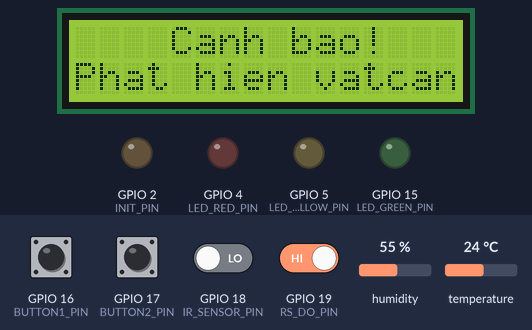
The sketch below on a simulated ESP32. Parts: 16×2 character LCD, output pins drawn as LEDs (lit = HIGH). Dashed ring = blinking. Inputs (shaded band) come from the test bench; at power-on: GPIO 16 (BUTTON1_PIN), GPIO 17 (BUTTON2_PIN), GPIO 19 (RS_DO_PIN) HIGH, GPIO 18 (IR_SENSOR_PIN) LOW, temperature 24 °C, humidity 55 %. A WiFi scan finds three made-up networks; what the sketch prints to the serial monitor is not drawn.

Above: at 3.4 s.
3.5 s: GPIO 18 (IR_SENSOR_PIN) driven HIGH
At 5.4 s:
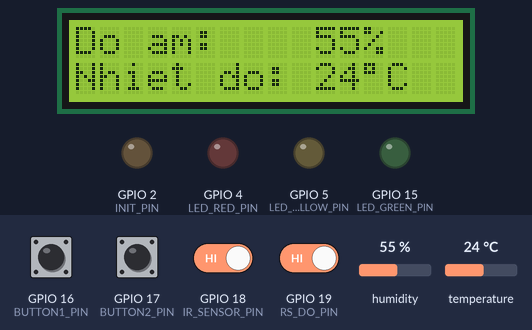
5.9 s: GPIO 19 (RS_DO_PIN) driven LOW
At 6.7 s:
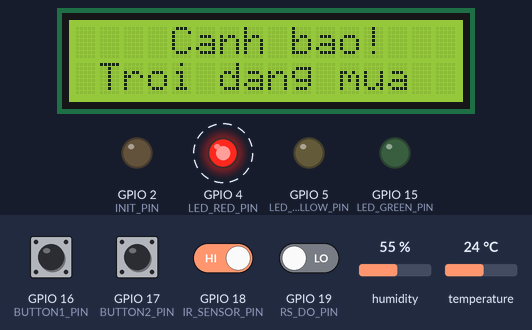
8.9 s: temperature set to 33 °C
14.1 s: temperature set to 36 °C
At 15.3 s:
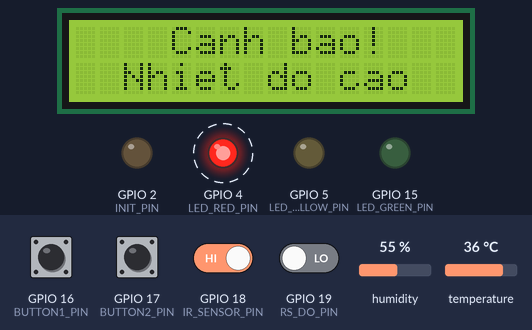
17.5 s: GPIO 16 (BUTTON1_PIN) pulled LOW for 0.15 s
At 18.6 s:
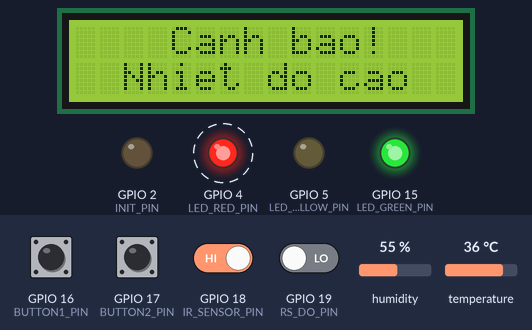
20.2 s: GPIO 17 (BUTTON2_PIN) pulled LOW for 0.15 s
At 20.7 s:
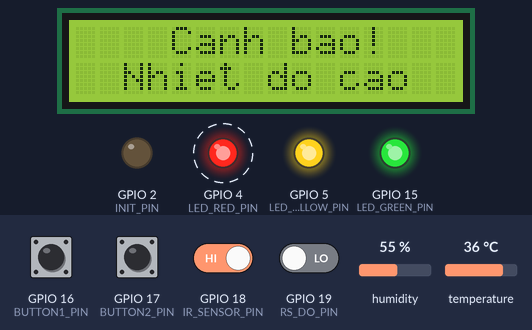
Timing chart, 0 to 23.9 s (numbered marks = the images above; inputs shaded):
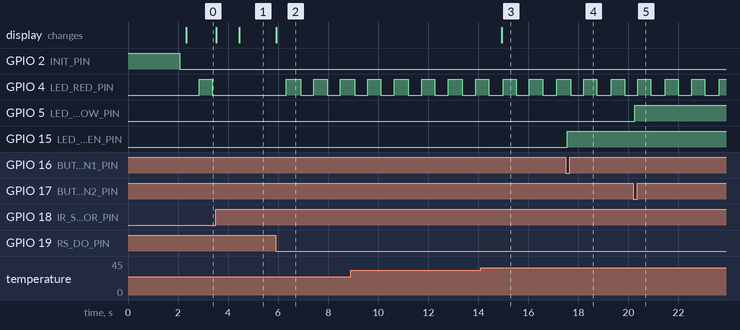

Measured:
- the behaviour switches between 34 and 35 °C on temperature (found by bisection; images 2 and 3)
- after the input at 3.5 s, GPIO 4 (LED_RED_PIN): stops changing and stays LOW; the display: first changes at once (image 1 shows a later state)
- after the input at 5.9 s, GPIO 4 (LED_RED_PIN): alternates HIGH for 0.55 s and LOW for 0.53 s, starting after 0.43 s; the display: changes at once (image 2)
- after the input at 14.1 s, the display: changes after 0.83 s (image 3)
- after the input at 17.5 s, GPIO 15 (LED_GREEN_PIN): LOW → HIGH after 0.06 s
- after the input at 20.2 s, GPIO 5 (LED_YELLOW_PIN): LOW → HIGH after 0.06 s

The sketch:

node_controller.ino
```cpp
/*   Node Controller
*
*/

#include <ezButton.h>
#include <DHT.h>
#include <LiquidCrystal_I2C.h>
#include <esp_now.h>
#include <WiFi.h>
#include <string.h>
#include <esp_wifi.h>

#define INIT_PIN 2  // Button Pin 1, control LED

#define BUTTON1_PIN 16  // Button Pin 1, control LED
#define BUTTON2_PIN 17  // Button Pin 2, control door's motor

#define LED_RED_PIN 4     // Warning LED Pin
#define LED_YELLOW_PIN 5  // Door's Motor Pin
#define LED_GREEN_PIN 15  // LED Pin

#define DHTPIN 13      // DHT sensor Pin
#define DHTTYPE DHT11  // DHT 11 Type

#define IR_SENSOR_PIN 18  // IR obstacle avoidance sensor Pin

#define RS_DO_PIN 19  // Rain sensor DO Pin

ezButton button1(BUTTON1_PIN);  // create ezButton object
ezButton button2(BUTTON2_PIN);  // create ezButton object

DHT dht(DHTPIN, DHTTYPE);

// set the LCD number of columns and rows
int lcdColumns = 16;
int lcdRows = 2;

// set LCD address, number of columns and rows
LiquidCrystal_I2C lcd(0x3F, lcdColumns, lcdRows);


int led_red_state = LOW;     // the current state of Warning LED
int led_yellow_state = LOW;  // the current state of Door's Motor LED
int led_green_state = LOW;   // the current state of LED

int led_red_counter = 0;
int led_yellow_counter = 0;

int door_status = LOW;  // the current state of Door

int dht_counter = 0;
int dht_humi = 0;
int dht_temp = 0;

int send_dht_data_counter = 0;
int temp_warning = 0;

int IR_lastState = HIGH;  // the previous state from the IR input pin
int IR_currentState;      // the current reading from the IR input pin
int IR_warning = 0;

int RS_lastState = HIGH;  // the previous state from the RS input pin
int RS_currentState;      // the current reading from the RS input pin
int RS_warning = 0;

uint8_t gatewayAddress[] = { 0x24, 0xDC, 0xC3, 0xA7, 0x4B, 0xE4 };  // Gateway MAC Address

esp_now_peer_info_t peerInfo;

void OnDataSent(const uint8_t *mac_addr, esp_now_send_status_t status) {
  Serial.println(status == ESP_NOW_SEND_SUCCESS ? " -> Success" : " -> Fail");
  if (status != ESP_NOW_SEND_SUCCESS) {
    digitalWrite(INIT_PIN, HIGH);
  }
  else digitalWrite(INIT_PIN, LOW);
}

void OnDataRecv(const uint8_t *mac, const uint8_t *incomingData, int len) {
  String data;
  memcpy(&data, incomingData, sizeof(data));
  Serial.print("Data received: ");
  Serial.println(data);
  // Turn off led
  if (data == "!1:LED:0#") {
    if (led_green_state == HIGH)
      toggle_led_green();
    else send_now_data("RES", 10);
  // Turn on led
  } else if (data == "!1:LED:1#") {
    if (led_green_state == LOW)
      toggle_led_green();
    else send_now_data("RES", 11);
  // Open door
  } else if (data == "!1:DOOR:1#") {
    if (door_status == 0) {
      toggle_door();
    } else send_now_data("RES", 21);
  // Close door
  } else if (data == "!1:DOOR:0#") {
    if (door_status == 1) {
      toggle_door();
    } else send_now_data("RES", 20);
  }
}
//----------------------- Init func --------------------------//

void button_led_init() {
  pinMode(LED_RED_PIN, OUTPUT);     // set ESP32 pin to output mode
  pinMode(LED_YELLOW_PIN, OUTPUT);  // set ESP32 pin to output mode
  pinMode(LED_GREEN_PIN, OUTPUT);   // set ESP32 pin to output mode
  button1.setDebounceTime(50);      // set debounce time to 50 milliseconds
  button2.setDebounceTime(50);      // set debounce time to 50 milliseconds
}

void lcd_init() {
  lcd.init();  // initialize LCD
  lcd.backlight();  // turn on LCD backlight
}

void esp_now_init_func() {
  // Init ESP-NOW
  if (esp_now_init() != ESP_OK) {
    Serial.println("Error initializing ESP-NOW");
    return;
  }
  // Register for Send CallBack
  esp_now_register_send_cb(OnDataSent);

  // Register peer
  memcpy(peerInfo.peer_addr, gatewayAddress, 6);
  peerInfo.channel = 0;
  peerInfo.encrypt = false;

  // Add peer
  if (esp_now_add_peer(&peerInfo) != ESP_OK) {
    Serial.println("Failed to add peer");
    return;
  }
  // Register for Recv CallBack
  esp_now_register_recv_cb(OnDataRecv);
}

//----------------------- Other func --------------------------//

void send_now_data(String type, int data) {
  String ingoing_data = "!1:" + type + ":" + String(data) + "#";
  // Send message via ESP-NOW
  esp_err_t result = esp_now_send(gatewayAddress, (uint8_t *)&ingoing_data, sizeof(ingoing_data));

  if (result == ESP_OK) {
    Serial.print("Data send: ");
    Serial.print(ingoing_data);
  } else {
    Serial.println("Error sending the data");
  }
}

// Turn on led yellow 5s when button 2 is pressed
void on_led_yellow_5s() {
  if (led_yellow_counter < 500 && led_yellow_state == HIGH) {
    led_yellow_counter += 1;
  } else if (led_yellow_counter == 500) {
    led_yellow_counter = 0;
    led_yellow_state = LOW;
    door_status = !door_status;
    digitalWrite(LED_YELLOW_PIN, led_yellow_state);
    send_now_data("RES", 20 + door_status);
  }
}

void toggle_door() {
  led_yellow_state = HIGH;
  digitalWrite(LED_YELLOW_PIN, led_yellow_state);
}

void toggle_led_green() {
  led_green_state = !led_green_state;
  digitalWrite(LED_GREEN_PIN, led_green_state);
  send_now_data("RES", 10 + led_green_state);
}

void toggle_led_red() {
  led_red_state = !led_red_state;
  digitalWrite(LED_RED_PIN, led_red_state);
}

void toggle_led_red_500ms() {
  if (temp_warning || IR_warning || RS_warning) {
    if (led_red_counter <= 50) {
      led_red_counter += 1;
    } else {
      led_red_counter = 0;
      toggle_led_red();
    }
  } else if ((!temp_warning || !IR_warning || !RS_warning) && led_red_state == HIGH) {
    toggle_led_red();
  }
}

void lcd_print() {
  lcd.clear();
  if (temp_warning) {  // Print Temp warning message
    lcd.setCursor(4, 0);
    lcd.print("Canh bao!");
    lcd.setCursor(2, 1);
    lcd.print("Nhiet do cao");
  } else if (IR_warning) {  // Print IR warning message
    lcd.setCursor(4, 0);
    lcd.print("Canh bao!");
    lcd.setCursor(0, 1);
    lcd.print("Phat hien vatcan");
  } else if (RS_warning) {  // Print RS warning message
    lcd.setCursor(4, 0);
    lcd.print("Canh bao!");
    lcd.setCursor(1, 1);
    lcd.print("Troi dang mua");
  } else {  // Print DHT Temperature & Humidity
    lcd.setCursor(0, 0);
    String do_am = "Do am:    " + String(dht_humi) + "%";
    String nhiet_do = "Nhiet do: " + String(dht_temp);
    lcd.print(do_am);
    lcd.setCursor(0, 1);
    lcd.print(nhiet_do);
    lcd.setCursor(12, 1);
    lcd.print((char)223);
    lcd.setCursor(13, 1);
    lcd.print("C");
  }
}


void dht_process() {
  if (dht_counter <= 200) {
    dht_counter += 1;
  } else {
    dht_counter = 0;
    // Read humidity
    dht_humi = dht.readHumidity();
    // Read temperature as Celsius
    dht_temp = dht.readTemperature();

    // Check if any reads failed
    if (isnan(dht_humi) || isnan(dht_temp)) {
      Serial.println(F("Failed to read from DHT sensor!"));
    }

    // Send warning message
    if (dht_temp >= 35 || dht_temp <= 0) {
      if (!temp_warning) send_now_data("WARN", 5); // Send warning message
      temp_warning = 1;
      lcd_print();
    } else {
      temp_warning = 0;
      lcd_print();
    }
  }
}

void send_dht_data() {
  if (send_dht_data_counter < 1000) {
    send_dht_data_counter += 1;
    if (send_dht_data_counter == 500) {
      send_now_data("HUMI", dht_humi);
    }
  } else {
    send_dht_data_counter = 0;
    send_now_data("TEMP", dht_temp);
  }
}

void button_led_process() {
  button1.loop();
  button2.loop();
  if (button1.isPressed()) {
    Serial.println("The button 1 is pressed");
    toggle_led_green();
    send_now_data("LED", led_green_state);
  }
  if (button2.isPressed()) {
    Serial.println("The button 2 is pressed");
    toggle_door();
    send_now_data("DOOR", !door_status);
  }
}

void IR_process() {
  IR_currentState = digitalRead(IR_SENSOR_PIN);

  if (IR_lastState == HIGH && IR_currentState == LOW) {
    Serial.println("The obstacle is detected");
    send_now_data("WARN", 6);
    IR_warning = 1;
    lcd_print();
  } else if (IR_lastState == LOW && IR_currentState == HIGH) {
    Serial.println("The obstacle is cleared");
    IR_warning = 0;
    lcd_print();
  }

  IR_lastState = IR_currentState;
}

void rain_sensor_process() {
  RS_currentState = digitalRead(RS_DO_PIN);
  if (RS_lastState == HIGH && RS_currentState == LOW) {
    Serial.println("The rain is detected");
    send_now_data("WARN", 7);
    RS_warning = 1;
    lcd_print();
  } else if (RS_lastState == LOW && RS_currentState == HIGH) {
    Serial.println("The rain is NOT detected");
    RS_warning = 0;
    lcd_print();
  }
  RS_lastState = RS_currentState;
}

int32_t getWiFiChannel(const char *ssid) {
  if (int32_t n = WiFi.scanNetworks()) {
      for (uint8_t i=0; i<n; i++) {
          if (!strcmp(ssid, WiFi.SSID(i).c_str())) {
              return WiFi.channel(i);
          }
      }
  }
  return 0;
}

void setup() {
  Serial.begin(9600);  // initialize serial
  pinMode(INIT_PIN, OUTPUT);
  digitalWrite(INIT_PIN, HIGH);
  button_led_init();
  dht.begin();
  lcd_init();

  pinMode(IR_SENSOR_PIN, INPUT);
  pinMode(RS_DO_PIN, INPUT);

  WiFi.mode(WIFI_MODE_STA);

  WiFi.mode(WIFI_AP_STA);
  int32_t channel = getWiFiChannel("Relax & Drink");
  Serial.println(channel);
  esp_wifi_set_channel(channel, WIFI_SECOND_CHAN_NONE);

  esp_now_init_func();

  send_now_data("DOOR", door_status);
  delay(200);
  send_now_data("LED", led_green_state);
  digitalWrite(INIT_PIN, LOW);
}

void loop() {
  button_led_process();
  on_led_yellow_5s();
  toggle_led_red_500ms();
  dht_process();
  send_dht_data();
  IR_process();
  rain_sensor_process();
  delay(10);
}
```
